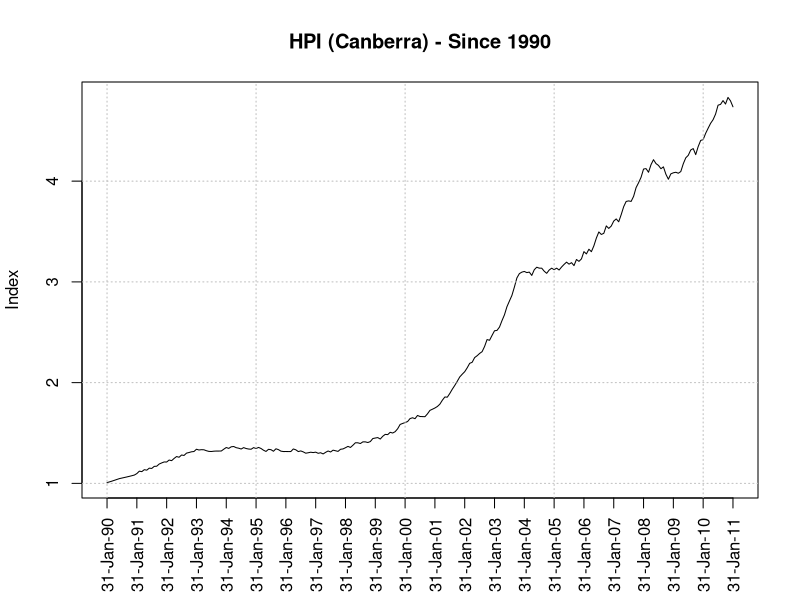
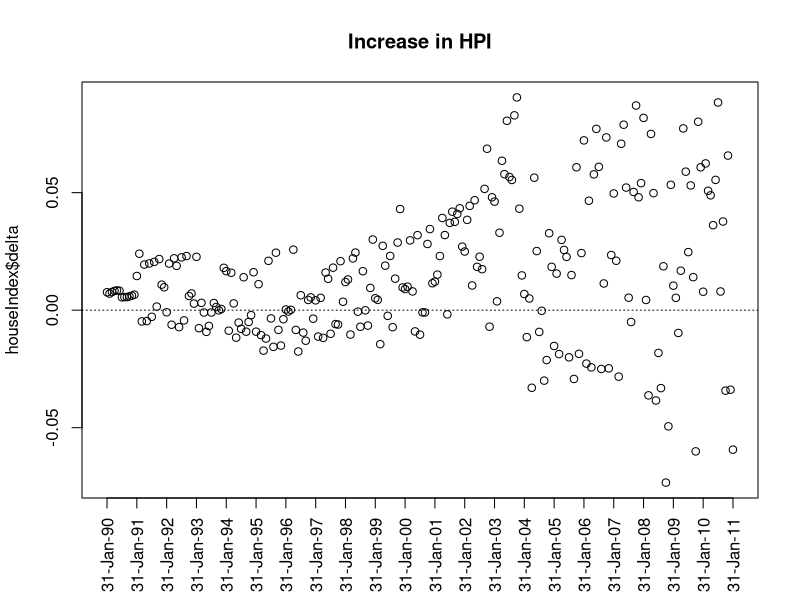
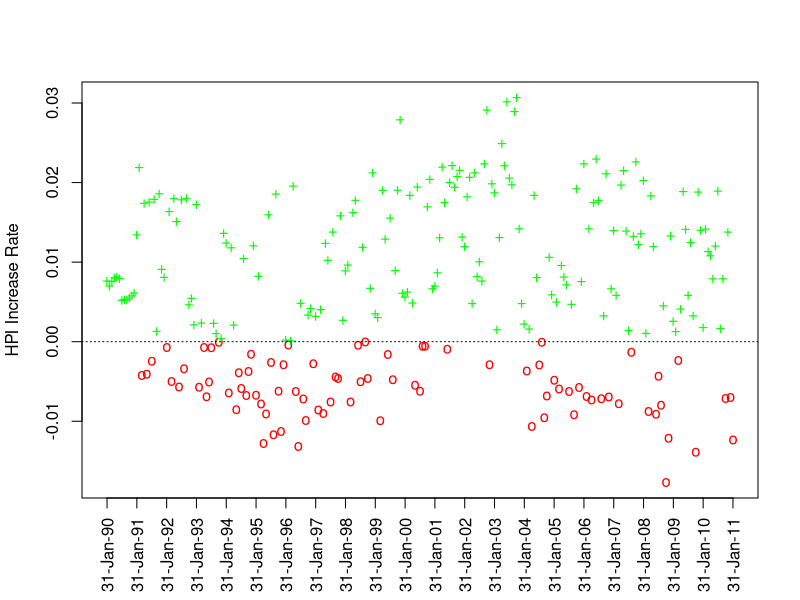
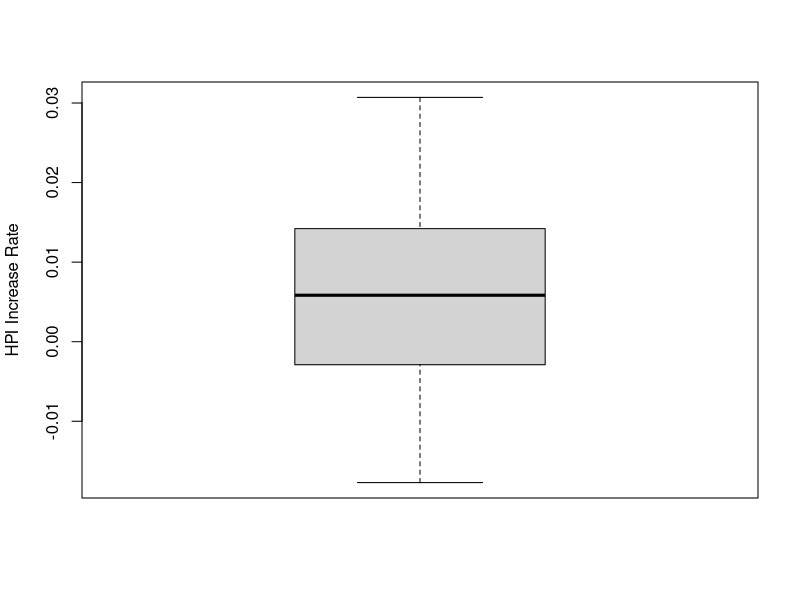
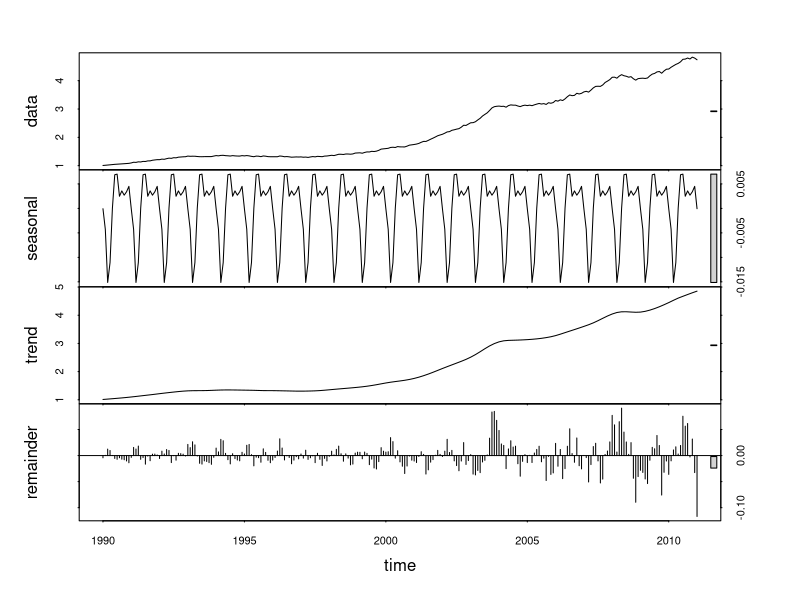
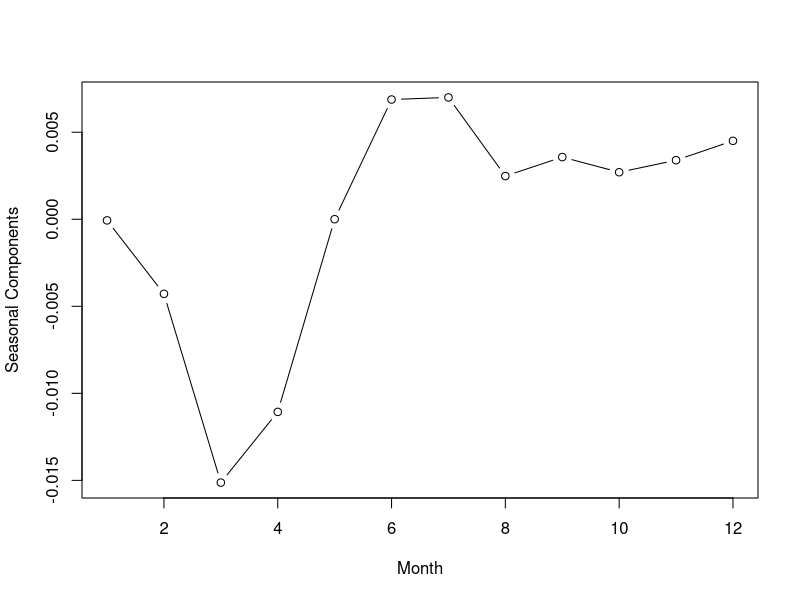
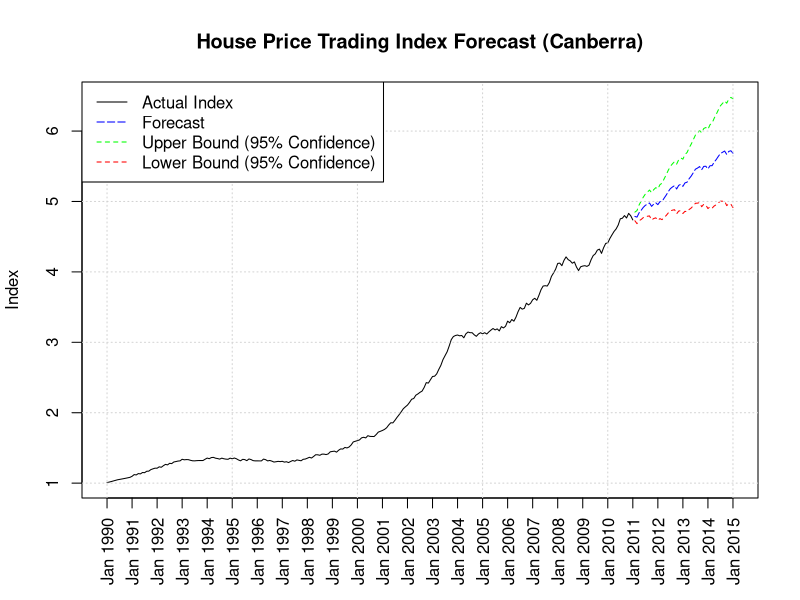
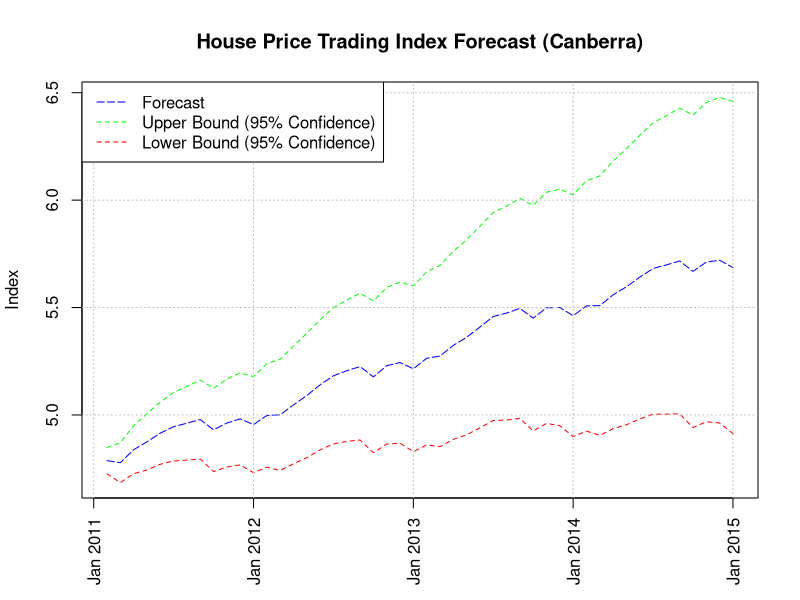

These charts were generated, in order, by the following R code:
## ---- chunk 1
# importing the data
houseIndex <- read.csv("./data/House-index-canberra.csv",sep=",",header = FALSE)

# discovering the data
dim(houseIndex)
head(houseIndex)

# add columns names
names(houseIndex) <- c("date", "index")
n <- nrow(houseIndex)

# extract year and month
dates <- as.Date(houseIndex$date, format="%d-%b-%y")
houseIndex$year <- as.numeric(format(dates, "%Y"))
houseIndex$month <- as.numeric(format(dates, "%m"))
## ---- chunk 2
fromYear <- houseIndex$year[1]
plot(houseIndex$index, pty=1, type="l", lty="solid", xaxt="n", xlab="",
     ylab="Index", main=paste("HPI (Canberra) - Since ", fromYear, sep=""))
# draw tick-marks at 31 Jan of every year
nYear <- ceiling(n/12)
posEveryYear <- 12 * (1:nYear) - 11
axis(1, labels=houseIndex$date[posEveryYear], las=3, at=posEveryYear)
# add horizontal reference lines
abline(h=1:4, col="gray", lty="dotted")
# draw a vertical reference line every five years
posEvery5years <- 12 * (5* 1:ceiling(nYear/5) - 4) - 11
abline(v=posEvery5years, col="gray", lty="dotted")
## ---- chunk 3
houseIndex$delta <- houseIndex$index - c(1, houseIndex$index[-n])
plot(houseIndex$delta, main="Increase in HPI", xaxt="n", xlab="")
axis(1, labels=houseIndex$date[posEveryYear], las=3, at=posEveryYear)
# add a reference line
abline(h=0, lty="dotted")
## ---- chunk 4

# increase ratio in every month

houseIndex$rate <- houseIndex$index/c(1,houseIndex$index[-n]) - 1
# percentage of months having positive increases in HPI
100 * sum(houseIndex$rate>0)/n
# use ifelse() to set positive values to green and and negative ones to red
plot(houseIndex$rate, xaxt="n", xlab="", ylab="HPI Increase Rate",
     col=ifelse(houseIndex$rate>0,"green","red"),
     pch=ifelse(houseIndex$rate>0,"+","o"))
axis(1, labels=houseIndex$date[posEveryYear], las=3, at=posEveryYear)
abline(h=0, lty="dotted")

## ---- chunk 5
summary(houseIndex$rate)
boxplot(houseIndex$rate, ylab="HPI Increase Rate")
## ---- chunk 6

# convert indices to time series with function "ts()"
hpi <- ts(houseIndex$index, start=c(1990,1), frequency=12)
# decomposition of time series by function "stl()"
f <- stl(hpi, "per")
plot(f)

# plot seasonal components
plot(f$time.series[1:12,"seasonal"], type='b', xlab="Month", 
     ylab="Seasonal Components")
## ---- chunk 7

startYear <- 1990
endYear <- 2010
# to forecast HPIs in the next four years
nYearAhead <- 4


# using Arima model (Autoregressive integrated moving average)
fit <- arima(hpi, order=c(2,0,1), seasonal=list(order=c(2,1,0), period=12))

# prediction
fore <- predict(fit, n.ahead=12*nYearAhead)
# error bounds at 95% confidence level
U <- fore$pred + 2 * fore$se
L <- fore$pred - 2 * fore$se
# plot original and predicted data, as well as error bounds
ts.plot(hpi, fore$pred, U, L, col=c("black", "blue","green","red"), 
        lty=c(1,5,2,2), gpars=list(xaxt="n",xlab=""),
        ylab="Index", main="House Price Trading Index Forecast (Canberra)")
# add labels, reference grid and legend        
years <- startYear:(endYear+nYearAhead+1)
axis(1, labels=paste("Jan ", years, sep=""), las=3, at=years)
grid()
legend("topleft", col=c("black", "blue","green","red"), lty=c(1,5,2,2),
       c("Actual Index", "Forecast", "Upper Bound (95% Confidence)", 
         "Lower Bound (95% Confidence)"))
# ##################################################
ts.plot(fore$pred, U, L, col=c("blue","green","red"), 
        lty=c(5,2,2), gpars=list(xaxt="n",xlab=""),
        ylab="Index", main="House Price Trading Index Forecast (Canberra)")
years <- endYear + (1 : (nYearAhead+1))
axis(1, labels=paste("Jan ", years, sep=""), las=3, at=years)
grid(col = "gray", lty = "dotted")
legend("topleft", col=c("blue","green","red"), lty=c(5,2,2),
       c("Forecast", "Upper Bound (95% Confidence)", 
         "Lower Bound (95% Confidence)"))

## ---- chunk 8
newHpi <- ts(c(hpi, fore$pred), start=c(1990,1), frequency=12)
(startDate <- start(newHpi))
startYear <- startDate[1]
m <- 9 + (2009-startYear)*12
n <- 9 + (2011-startYear)*12
# percentage of increase
100 * (newHpi[n] / newHpi[m] - 1)
round(535000 * newHpi[n] / newHpi[m])

